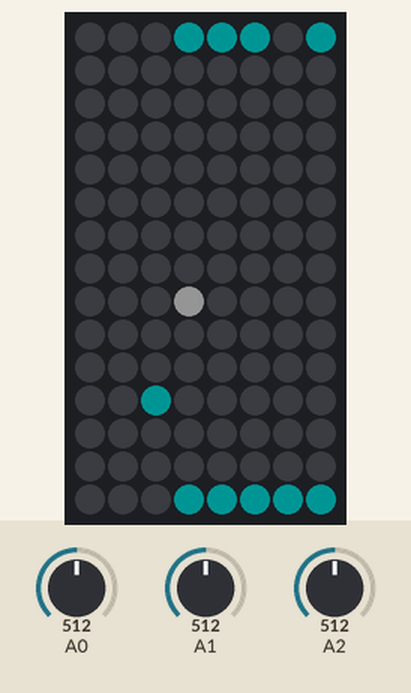
The sketch below on a simulated Arduino Uno, built with avr-gcc and run on an emulated ATmega328P. Parts: 8×15 RGB LED matrix (first LED top left, wired row by row). The test bench sets the inputs (shaded band); at power-on: A0 = 512, A1 = 512, A2 = 512. Dim RGB values are drawn brighter than linear; random numbers use the default seed unless the sketch sets one; what the sketch prints to the serial monitor is not drawn.

Above: at 0.5 s.
At 1.17 s:
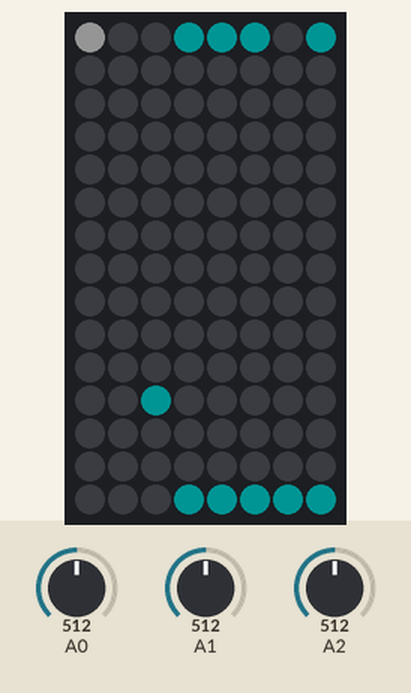
At 74.29 s:
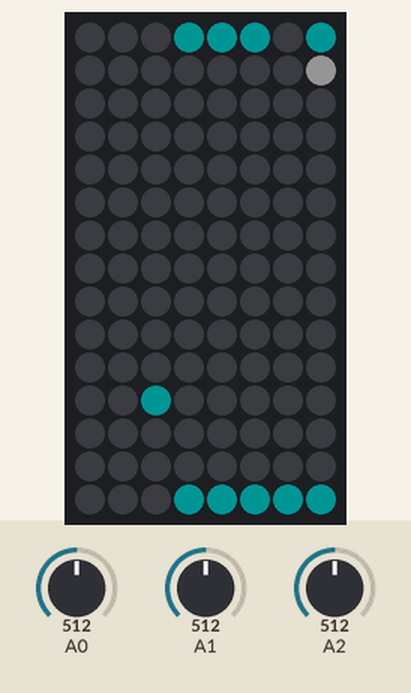

The sketch:

PingPong.ino
```cpp
// HASN'T BEEN TESTED ON A LED MATRIX YET

// Arduino Ping Pong
// By Conor MacBride

#include <Adafruit_DotStar.h>
#include <SPI.h>
#include <elapsedMillis.h>

elapsedMillis timeElapsed;

#define WIDTH 8
#define HEIGHT 15

// Here's how to control the LEDs from any two pins:
#define DATAPIN    11
#define CLOCKPIN   13
Adafruit_DotStar strip = Adafruit_DotStar(
  WIDTH * HEIGHT, DATAPIN, CLOCKPIN, DOTSTAR_BRG);

uint32_t paddleColor = 0x00FFFF; // Paddle color (yellow)
uint32_t ballColor = 0xFFFFFF; // Ball color (white)

int player1 = 0; // Initial scores
int player2 = 0;

int i, j;
int board[HEIGHT][WIDTH];
int walls[HEIGHT][WIDTH];
int buildBoard () {
  for ( i = 0; i < HEIGHT; i++ ) {
    for ( j = 0; j < WIDTH; j++ ) {
      board[i][j] = ( i * WIDTH ) + j;
    }
  }
  for ( i = 0; i < HEIGHT; i++ ) {
    walls[i][0] = 270;
    walls[i][HEIGHT - 1] = 90;
    for ( j = 1; j < WIDTH - 1; j++ ) {
      walls[i][j] = 999;
    }
  }
}

int ballX, ballY, ballDir;
int startBall () { // Set initial ball variables
  ballX = floor( 0.5 * WIDTH );
  ballY = floor( 0.5 * HEIGHT);
  randomSeed(analogRead(0));
  int z = random(1,4);
  if ( z == 1 ) {
    ballDir = 45;
  } else if ( z == 2 ) {
    ballDir = 135;
  } else if ( z == 3 ) {
    ballDir = 225;
  } else if ( z == 4 ) {
    ballDir = 315;
  }
}

int updatePaddle (int paddle, float width) {
  float location = analogRead(paddle) / 1023.0; // Read loaction from potentiometer
  int wid = floor(WIDTH * width);               // Width in pixels
  int loc = WIDTH - wid;                        // First pixel

  int dir, wall;
  if ( paddle == 1 ) { // Player 1
    i = 0;
    dir = 0;
    wall = 441;
  } else {             // Player 2
    i = HEIGHT - 1;
    dir = 180;
    wall = 442;
  }

  for ( j = 0; j < WIDTH; j++ ) {           // Reset paddle
    strip.setPixelColor(board[i][j], 0);           // Turn off previous
    walls[i][j] = wall;
  }
  for ( j = loc - 1; j < loc + wid; j++ ) { // Set current paddle
    strip.setPixelColor(board[i][j], paddleColor); // Turn on new
    walls[i][j] = dir;
  }

  if ( walls[0][0] == 0 ) { // Check and change walls at corners
    walls[0][0] = 315;
  } else if ( walls[0][WIDTH - 1] == 0 ) {
    walls[0][WIDTH - 1] = 45;
  } else if ( walls[HEIGHT - 1][0] == 180 ) {
    walls[HEIGHT - 1][0] = 225;
  } else if ( walls[HEIGHT - 1][WIDTH - 1] == 180 ) {
    walls[HEIGHT - 1][WIDTH - 1] = 135;
  }
}

int bounce (int wall, int dir) { // Calculate the new direction based on wall orientation and ball direction
  int a = 2 * wall - dir;
  int bearing = a % 360;
  if(bearing < 0) {
    bearing+=360;
  }
  return bearing; // In degrees
}

int moveBall () {
  int prev = walls[ballY][ballX]; // Check if at a wall
  if ( prev == 0 || prev == 45 || prev == 90 || prev == 135 || prev == 180 || prev == 225 || prev == 270 || prev == 315 ) {
    //if ( prev == 0 || prev == 45 || prev == 315 ) {
    //  player1++;
    //  Serial.print ("Current score: " + player1 + ":" + player2);
    //} else if ( prev == 135 || prev == 180 || prev == 225 ) {
    //  player2++;
    //  Serial.print ("Current score: " + player1 + ":" + player2);
    //}
    ballDir = bounce(prev, ballDir);
  }

  strip.setPixelColor(board[ballY][ballX], 0); // Turn off previous position

  if ( ballDir == 0 ) { // Change coordiate according to direction of motion
    //ballX;
    ballY--;
  } else if ( ballDir == 45 ) {
    ballX++;
    ballY--;
  } else if ( ballDir == 90 ) {
    ballX++;
    //ballY;
  } else if ( ballDir == 135 ) {
    ballX++;
    ballY++;
  } else if ( ballDir == 180 ) {
    //ballX;
    ballY++;
  } else if ( ballDir == 225 ) {
    ballX--;
    ballY++;
  } else if ( ballDir == 270 ) {
    ballX--;
    //ballY;
  } else if ( ballDir == 315 ) {
    ballX--;
    ballY--;
  }

  strip.setPixelColor(board[ballY][ballX], ballColor); // Turn on new position
  strip.show(); // Refresh strip
}

int currentScore () {
  Serial.print ("Current score: ");
  Serial.print (player1);
  Serial.print (":");
  Serial.print (player2);
  Serial.print ("\r\n");
}

void setup() {
  strip.begin(); // Initialize pins for output
  strip.setBrightness(20);
  strip.show();  // Turn all LEDs off ASAP

  buildBoard();
  startBall();

  Serial.begin(9600);

  Serial.print ("╔═════════════════════════════════════════════╗\r\n");
  Serial.print ("║ Ping Pong for Arduino                       ║\r\n");
  Serial.print ("║                           by Conor MacBride ║\r\n");
  Serial.print ("╚═════════════════════════════════════════════╝\r\n");
  Serial.print ("\r\nNEW GAME\r\n");
  currentScore();
}

void loop() {
  updatePaddle(1, 0.5);
  updatePaddle(2, 0.5);
  if ( timeElapsed < 500 ) {
    moveBall();
    if ( walls[ballY][ballX] == 441 ) {
      player2++;
      currentScore();
      startBall();
    } else if ( walls[ballY][ballX] == 442 ) {
      player1++;
      currentScore();
      startBall();
    }
    timeElapsed = 0;
  }
  strip.show(); // Update strip
  if ( ( player1 >= 10 || player2 >= 10 ) && player1 != player2 ) {
    if ( player1 > player2 ) {
      Serial.print ("The winner is player 1!\r\n");
    } else {
      Serial.print ("The winner is player 2!\r\n");
    }
    Serial.print ("\r\nDo you want to play again? (Y/n) \r\n");
    if ( Serial.available() > 0 ) {
      char val = Serial.read();
      if ( val == 89 || val == 121 ) {
        Serial.print ("\r\nNEW GAME\r\n");

        player1 = 0;
        player2 = 0;
        currentScore();

        strip.begin(); // Initialize pins for output
        strip.setBrightness(20);
        strip.show();  // Turn all LEDs off ASAP

        buildBoard();
        startBall();
      } else {
        exit(0);
      }
    }
  }
}
```
